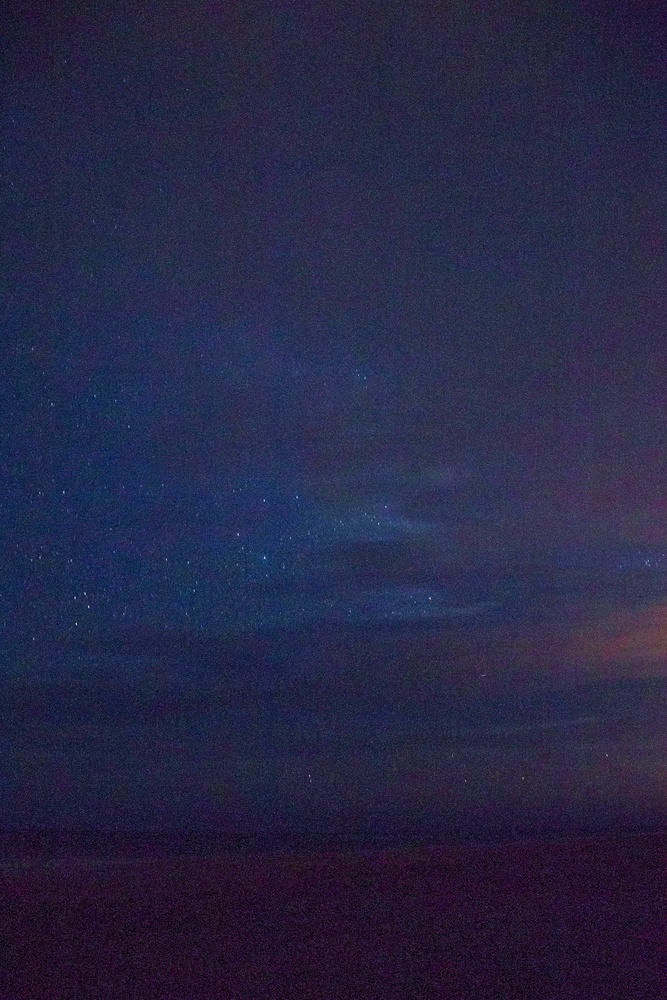
%> input picture Lab 1/Exercises/myimage.jpg, 667 x 1000 px, shrunk from 1280 x 1920 before the run
$ octave Exercise2.m   (GNU Octave 9; MATLAB toolbox functions it lacks are replaced by stand-ins)
%> lines starting %> are read from the running program, lines starting %| are printed output that depends on the picture
% load the image
% picture from http://dazid.net/post/28231461356/horribly-noisy-and-terribly-underexposed-but-i
image = imread('myimage.jpg');
%> image is the input picture: size 1000x667x3 uint8; mean R, G, B 38.3, 38.1, 69.6
[M,N,S]=size(image);
%> M = 1000; N = 667; S = 3

% set up a smoothing filter
H=fspecial('gaussian',[10 10],100);
smoothImage = imfilter(image,H);

% plot the old histograms
figure;
subplot(2,3,1);
imhist(image(:,:,1));
subplot(2,3,2);
imhist(image(:,:,2));
subplot(2,3,3);
imhist(image(:,:,3));

% lets work in hsv space
smoothImage = rgb2hsv(smoothImage);
%> smoothImage: size 1000x667x3 double; mean H, S, V 0.68, 0.517, 0.272

% let's get some more contrast in
low_high = stretchlim(smoothImage, [.03 .97]);
%> low_high = [0.611 0.352 0.153; 0.802 0.692 0.369]
low_high(1,1) = 0;
low_high(2,1) = 1;
smoothImage = imadjust(smoothImage, low_high);
%> smoothImage: size 1000x667x3 double; mean H, S, V 0.68, 0.486, 0.55

% get back to rgb space
rgbImage = hsv2rgb(smoothImage);
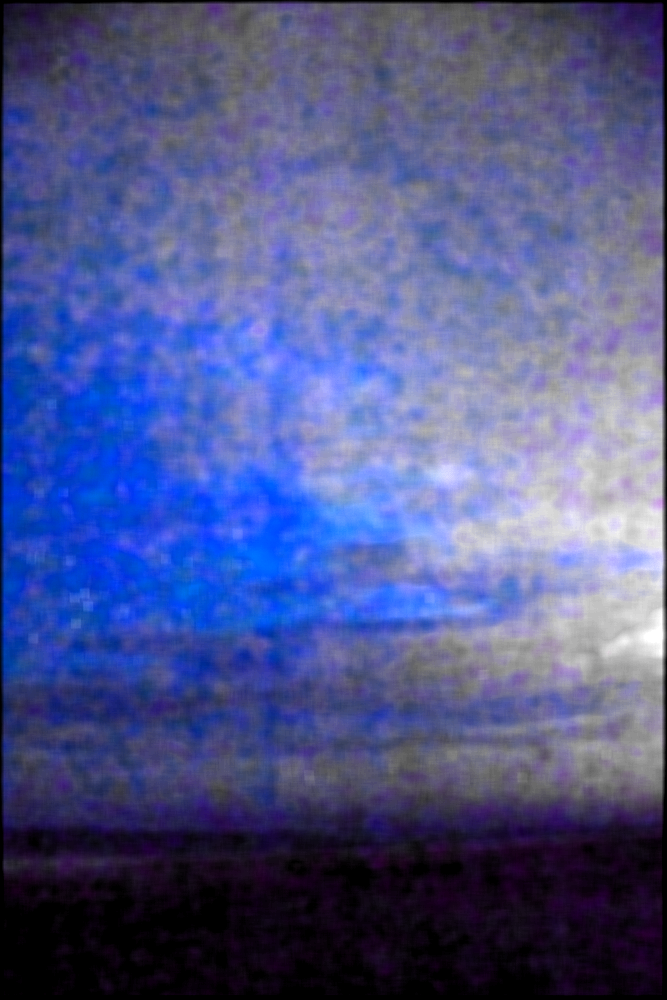
%> rgbImage: size 1000x667x3 double; mean R, G, B 0.308, 0.341, 0.55

rgbImage = imadjust(rgbImage, [0 1], [], .8);
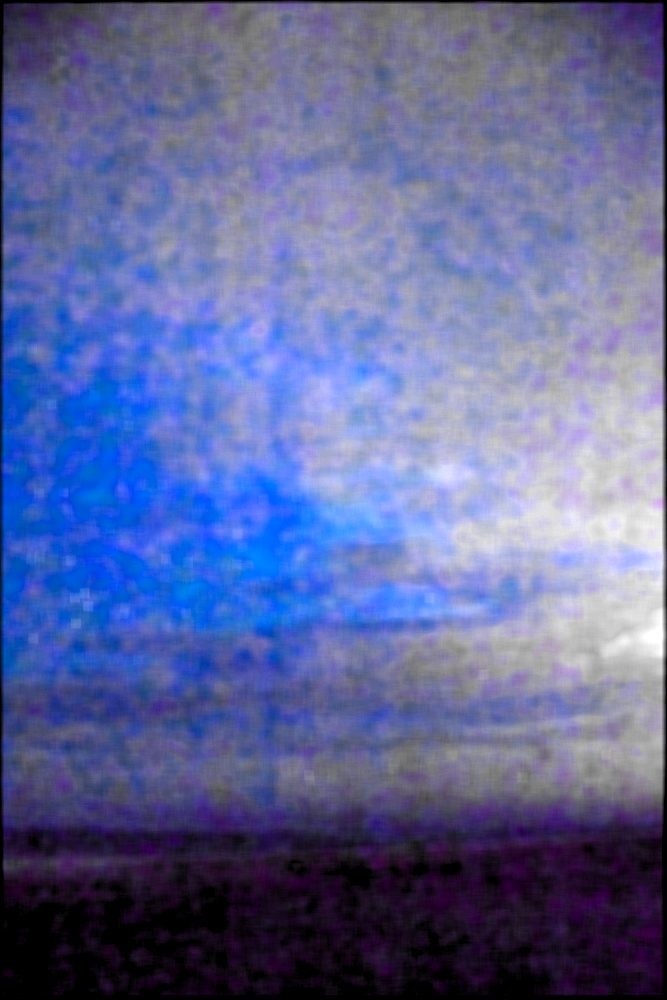
%> rgbImage: size 1000x667x3 double; mean R, G, B 0.371, 0.405, 0.601

% plot the new histograms
subplot(2,3,4);
imhist(rgbImage(:,:,1));
subplot(2,3,5);
imhist(rgbImage(:,:,2));
subplot(2,3,6);
imhist(rgbImage(:,:,3));
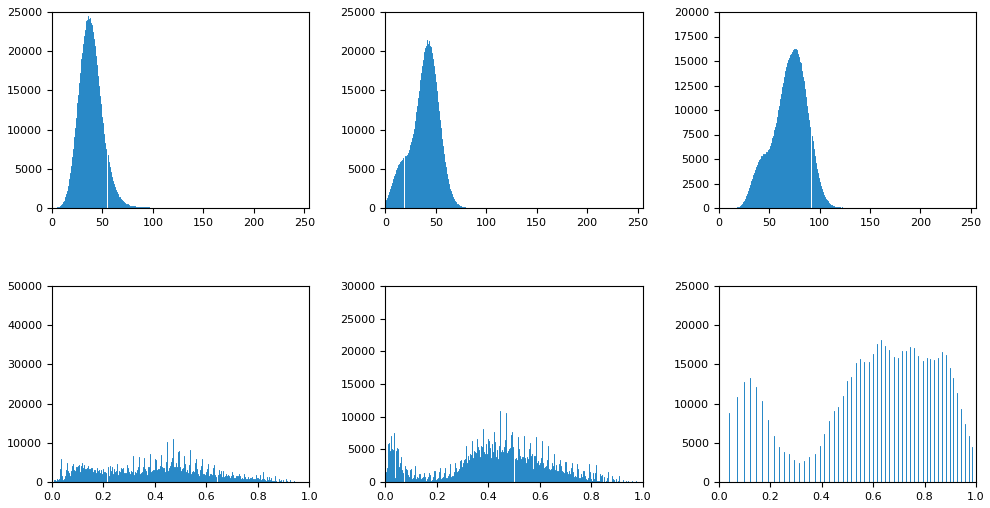
%> figure redrawn from the program's plot data, 6 panels; panel 1: highest point at x = 36, y = 24428; panel 2: highest point at x = 41, y = 21431; panel 3: highest point at x = 75, y = 16244; panel 4: highest point at x = 0, y = 40722

%plot the result!
figure;
subplot(1,2,1);
% imshow(hsv2rgb(image));
imshow(image);
subplot(1,2,2);
imshow(rgbImage);

imwrite(rgbImage, 'Exercise2_Result.png', 'png')
